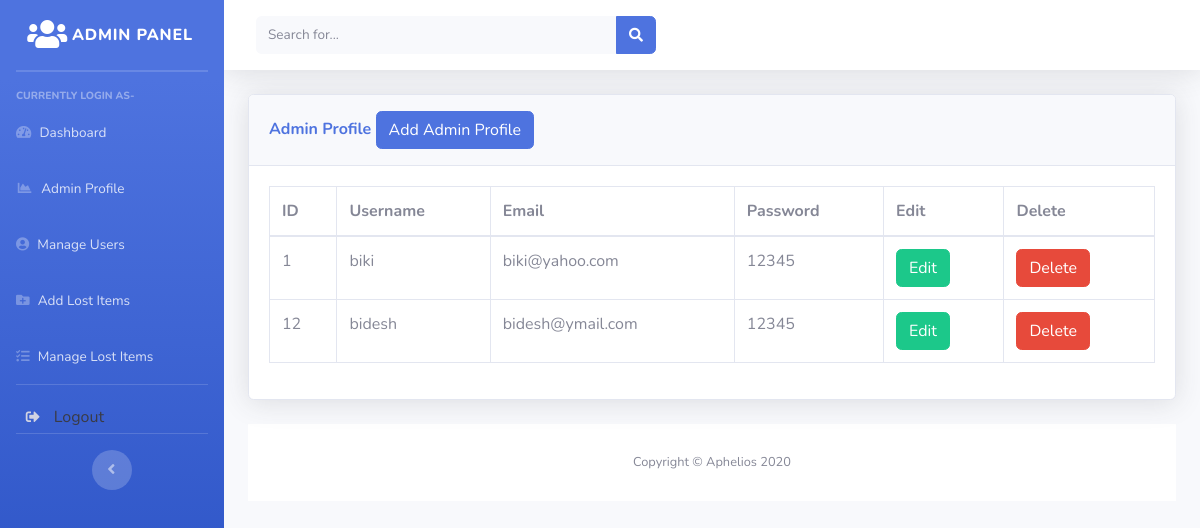
/admin/register.php, run on the app's committed database.
### tables this page shows
CREATE TABLE `register` (
  `id` int(11) NOT NULL,
  `username` varchar(100) NOT NULL,
  `email` varchar(100) NOT NULL,
  `password` varchar(100) NOT NULL
);

### admin/register.php (the view, shortened to what this page needs)
<?php
include('includes/header.php');
include('includes/navbar.php');
?>
<div class="container-fluid">
<div class="card shadow mb-4">
  <div class="card-header py-3">
    <h6 class="m-0 font-weight-bold text-primary">Admin Profile
            <button type="button" class="btn btn-primary" data-toggle="modal" data-target="#addadminprofile">
              Add Admin Profile
            </button>
    </h6>
  </div>
  <div class="card-body">
    <div class="table-responsive">
      <?php
          $connection = mysqli_connect("localhost","root","","adminpanel");
          $query = "SELECT *FROM register";
          $query_run = mysqli_query($connection,$query);
      ?>
      <table class="table table-bordered" id="dataTable" width="100%" cellspacing="0">
        <thead>
          <tr>
            <th>ID</th>
            <th>Username</th>
            <th>Email</th>
            <th>Password</th>
            <th>Edit</th>
            <th>Delete</th>
          </tr>
        </thead>
        <tbody>
        <?php
            if(mysqli_num_rows($query_run)>0)
            {
              while($row = mysqli_fetch_assoc($query_run))
              {
                  ?>
          <tr>
            <td><?php echo $row['id'];   ?></td>
            <td><?php echo $row['username'];   ?></td>
            <td><?php echo $row['email'];   ?></td>
            <td><?php echo $row['password'];   ?></td>
            <td>
                <form action="register_edit.php" method="post">
                     <button type="submit" name="edit_btn" class="btn btn-success">Edit</button>
                </form>
            </td>
            <td>
                <form action="code.php" method="POST">
                  <button type="submit" name="delete_btn" class="btn btn-danger">Delete</button>
                </form>
            </td>
          </tr>
          <?php
              }
            }
            else{
              echo "No record Found";
            }
        ?>
        </tbody>
      </table>
    </div>
  </div>
</div>
<?php
include('includes/footer.php');
?>

### data on the page
register: id "1", username "biki", email "biki@yahoo.com", password "12345"
register: id "12", username "bidesh", email "bidesh@ymail.com", password "12345"
